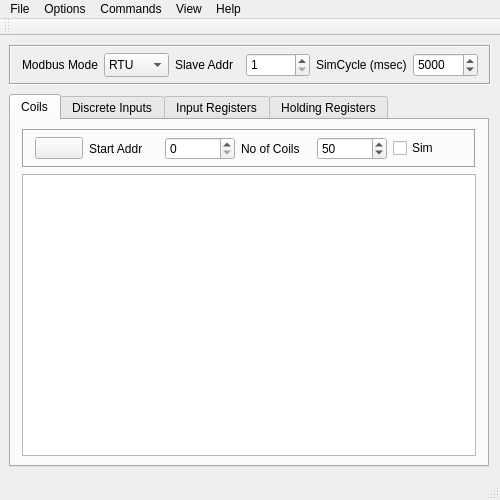
<?xml version="1.0" encoding="UTF-8"?>
<ui version="4.0">
 <class>MainWindow</class>
 <widget class="QMainWindow" name="MainWindow">
  <property name="geometry">
   <rect>
    <x>0</x>
    <y>0</y>
    <width>500</width>
    <height>500</height>
   </rect>
  </property>
  <property name="minimumSize">
   <size>
    <width>500</width>
    <height>498</height>
   </size>
  </property>
  <property name="maximumSize">
   <size>
    <width>500</width>
    <height>640</height>
   </size>
  </property>
  <property name="windowTitle">
   <string>pyModSlave</string>
  </property>
  <property name="windowIcon">
   <iconset resource="icons/pyModSlaveQt.qrc">
    <normaloff>:/img/Bus.png</normaloff>:/img/Bus.png</iconset>
  </property>
  <widget class="QWidget" name="centralWidget">
   <layout class="QVBoxLayout" name="vericallayout">
    <property name="spacing">
     <number>9</number>
    </property>
    <property name="sizeConstraint">
     <enum>QLayout::SetDefaultConstraint</enum>
    </property>
    <property name="leftMargin">
     <number>9</number>
    </property>
    <property name="topMargin">
     <number>9</number>
    </property>
    <item>
     <widget class="QFrame" name="frame_commands">
      <property name="sizePolicy">
       <sizepolicy hsizetype="Preferred" vsizetype="Preferred">
        <horstretch>0</horstretch>
        <verstretch>0</verstretch>
       </sizepolicy>
      </property>
      <property name="minimumSize">
       <size>
        <width>482</width>
        <height>40</height>
       </size>
      </property>
      <property name="maximumSize">
       <size>
        <width>482</width>
        <height>40</height>
       </size>
      </property>
      <property name="frameShape">
       <enum>QFrame::Box</enum>
      </property>
      <property name="frameShadow">
       <enum>QFrame::Sunken</enum>
      </property>
      <layout class="QHBoxLayout" name="horizontalLayout_5">
       <property name="spacing">
        <number>6</number>
       </property>
       <property name="topMargin">
        <number>6</number>
       </property>
       <property name="bottomMargin">
        <number>6</number>
       </property>
       <item>
        <widget class="QLabel" name="lblModbusMode">
         <property name="text">
          <string>Modbus Mode</string>
         </property>
         <property name="buddy">
          <cstring>cmbModbusMode</cstring>
         </property>
        </widget>
       </item>
       <item>
        <widget class="QComboBox" name="cmbModbusMode">
         <property name="minimumSize">
          <size>
           <width>0</width>
           <height>24</height>
          </size>
         </property>
         <item>
          <property name="text">
           <string>RTU</string>
          </property>
         </item>
         <item>
          <property name="text">
           <string>TCP</string>
          </property>
         </item>
        </widget>
       </item>
       <item>
        <widget class="QLabel" name="lblSlave">
         <property name="text">
          <string>Slave Addr</string>
         </property>
         <property name="buddy">
          <cstring>sbSlaveID</cstring>
         </property>
        </widget>
       </item>
       <item>
        <widget class="QSpinBox" name="sbSlaveID">
         <property name="minimumSize">
          <size>
           <width>0</width>
           <height>24</height>
          </size>
         </property>
         <property name="minimum">
          <number>1</number>
         </property>
         <property name="maximum">
          <number>247</number>
         </property>
        </widget>
       </item>
       <item>
        <widget class="QLabel" name="lblSimCycle">
         <property name="text">
          <string>SimCycle (msec)</string>
         </property>
        </widget>
       </item>
       <item>
        <widget class="QSpinBox" name="spInterval">
         <property name="minimumSize">
          <size>
           <width>0</width>
           <height>24</height>
          </size>
         </property>
         <property name="minimum">
          <number>1000</number>
         </property>
         <property name="maximum">
          <number>10000</number>
         </property>
         <property name="singleStep">
          <number>500</number>
         </property>
         <property name="value">
          <number>5000</number>
         </property>
        </widget>
       </item>
      </layout>
     </widget>
    </item>
    <item>
     <widget class="QTabWidget" name="tabIOs">
      <property name="enabled">
       <bool>true</bool>
      </property>
      <property name="sizePolicy">
       <sizepolicy hsizetype="Preferred" vsizetype="Preferred">
        <horstretch>0</horstretch>
        <verstretch>0</verstretch>
       </sizepolicy>
      </property>
      <property name="minimumSize">
       <size>
        <width>0</width>
        <height>0</height>
       </size>
      </property>
      <property name="currentIndex">
       <number>0</number>
      </property>
      <widget class="QWidget" name="tabCoils">
       <property name="sizePolicy">
        <sizepolicy hsizetype="Minimum" vsizetype="Minimum">
         <horstretch>0</horstretch>
         <verstretch>0</verstretch>
        </sizepolicy>
       </property>
       <attribute name="icon">
        <iconset resource="icons/pyModSlaveQt.qrc">
         <normaloff>:/img/DO.png</normaloff>:/img/DO.png</iconset>
       </attribute>
       <attribute name="title">
        <string>Coils</string>
       </attribute>
       <layout class="QVBoxLayout" name="verticalLayout">
        <property name="topMargin">
         <number>9</number>
        </property>
        <property name="bottomMargin">
         <number>9</number>
        </property>
        <item>
         <widget class="QFrame" name="frame">
          <property name="frameShape">
           <enum>QFrame::Box</enum>
          </property>
          <property name="frameShadow">
           <enum>QFrame::Sunken</enum>
          </property>
          <layout class="QHBoxLayout" name="horizontalLayout_6">
           <property name="topMargin">
            <number>6</number>
           </property>
           <property name="bottomMargin">
            <number>6</number>
           </property>
           <item>
            <widget class="QPushButton" name="pbResetDO">
             <property name="minimumSize">
              <size>
               <width>48</width>
               <height>0</height>
              </size>
             </property>
             <property name="maximumSize">
              <size>
               <width>48</width>
               <height>16777215</height>
              </size>
             </property>
             <property name="toolTip">
              <string>Reset</string>
             </property>
             <property name="text">
              <string/>
             </property>
             <property name="icon">
              <iconset resource="icons/pyModSlaveQt.qrc">
               <normaloff>:/img/edit-clear-16.png</normaloff>:/img/edit-clear-16.png</iconset>
             </property>
            </widget>
           </item>
           <item>
            <widget class="QLabel" name="lblCoilsStartAddr">
             <property name="text">
              <string>Start Addr</string>
             </property>
            </widget>
           </item>
           <item>
            <widget class="QSpinBox" name="sbCoilsStartAddr">
             <property name="sizePolicy">
              <sizepolicy hsizetype="Preferred" vsizetype="Fixed">
               <horstretch>0</horstretch>
               <verstretch>0</verstretch>
              </sizepolicy>
             </property>
             <property name="minimumSize">
              <size>
               <width>50</width>
               <height>0</height>
              </size>
             </property>
             <property name="maximumSize">
              <size>
               <width>75</width>
               <height>16777215</height>
              </size>
             </property>
             <property name="minimum">
              <number>0</number>
             </property>
             <property name="maximum">
              <number>65535</number>
             </property>
             <property name="singleStep">
              <number>10</number>
             </property>
             <property name="value">
              <number>0</number>
             </property>
            </widget>
           </item>
           <item>
            <widget class="QLabel" name="label">
             <property name="text">
              <string>No of Coils</string>
             </property>
            </widget>
           </item>
           <item>
            <widget class="QSpinBox" name="sbNoOfCoils">
             <property name="sizePolicy">
              <sizepolicy hsizetype="Preferred" vsizetype="Fixed">
               <horstretch>0</horstretch>
               <verstretch>0</verstretch>
              </sizepolicy>
             </property>
             <property name="minimumSize">
              <size>
               <width>50</width>
               <height>0</height>
              </size>
             </property>
             <property name="maximumSize">
              <size>
               <width>75</width>
               <height>16777215</height>
              </size>
             </property>
             <property name="minimum">
              <number>1</number>
             </property>
             <property name="maximum">
              <number>65535</number>
             </property>
             <property name="singleStep">
              <number>10</number>
             </property>
             <property name="value">
              <number>50</number>
             </property>
            </widget>
           </item>
           <item>
            <widget class="QCheckBox" name="chkSimCoils">
             <property name="text">
              <string>Sim</string>
             </property>
            </widget>
           </item>
          </layout>
         </widget>
        </item>
        <item>
         <widget class="QTableView" name="tvCoilsData">
          <property name="sizePolicy">
           <sizepolicy hsizetype="Minimum" vsizetype="MinimumExpanding">
            <horstretch>0</horstretch>
            <verstretch>0</verstretch>
           </sizepolicy>
          </property>
          <property name="minimumSize">
           <size>
            <width>450</width>
            <height>0</height>
           </size>
          </property>
          <property name="cornerButtonEnabled">
           <bool>false</bool>
          </property>
          <attribute name="horizontalHeaderVisible">
           <bool>false</bool>
          </attribute>
          <attribute name="verticalHeaderVisible">
           <bool>false</bool>
          </attribute>
         </widget>
        </item>
       </layout>
      </widget>
      <widget class="QWidget" name="tabDiscreteInputs">
       <property name="sizePolicy">
        <sizepolicy hsizetype="Minimum" vsizetype="Minimum">
         <horstretch>0</horstretch>
         <verstretch>0</verstretch>
        </sizepolicy>
       </property>
       <attribute name="icon">
        <iconset resource="icons/pyModSlaveQt.qrc">
         <normaloff>:/img/DI.png</normaloff>:/img/DI.png</iconset>
       </attribute>
       <attribute name="title">
        <string>Discrete Inputs</string>
       </attribute>
       <layout class="QVBoxLayout" name="verticalLayout_2">
        <property name="topMargin">
         <number>9</number>
        </property>
        <property name="bottomMargin">
         <number>9</number>
        </property>
        <item>
         <widget class="QFrame" name="frame_2">
          <property name="frameShape">
           <enum>QFrame::Box</enum>
          </property>
          <property name="frameShadow">
           <enum>QFrame::Sunken</enum>
          </property>
          <layout class="QHBoxLayout" name="horizontalLayout">
           <property name="topMargin">
            <number>6</number>
           </property>
           <property name="bottomMargin">
            <number>6</number>
           </property>
           <item>
            <widget class="QPushButton" name="pbResetDI">
             <property name="minimumSize">
              <size>
               <width>48</width>
               <height>0</height>
              </size>
             </property>
             <property name="maximumSize">
              <size>
               <width>48</width>
               <height>16777215</height>
              </size>
             </property>
             <property name="toolTip">
              <string>Reset</string>
             </property>
             <property name="text">
              <string/>
             </property>
             <property name="icon">
              <iconset resource="icons/pyModSlaveQt.qrc">
               <normaloff>:/img/edit-clear-16.png</normaloff>:/img/edit-clear-16.png</iconset>
             </property>
            </widget>
           </item>
           <item>
            <widget class="QLabel" name="lblDigInputsStartAddr">
             <property name="text">
              <string>Start Addr</string>
             </property>
            </widget>
           </item>
           <item>
            <widget class="QSpinBox" name="sbDigInputsstartAddr">
             <property name="sizePolicy">
              <sizepolicy hsizetype="Preferred" vsizetype="Fixed">
               <horstretch>0</horstretch>
               <verstretch>0</verstretch>
              </sizepolicy>
             </property>
             <property name="minimumSize">
              <size>
               <width>50</width>
               <height>0</height>
              </size>
             </property>
             <property name="maximumSize">
              <size>
               <width>75</width>
               <height>16777215</height>
              </size>
             </property>
             <property name="minimum">
              <number>0</number>
             </property>
             <property name="maximum">
              <number>65535</number>
             </property>
             <property name="singleStep">
              <number>10</number>
             </property>
             <property name="value">
              <number>0</number>
             </property>
            </widget>
           </item>
           <item>
            <widget class="QLabel" name="lblNoOfDigInputs">
             <property name="text">
              <string>No of Inputs</string>
             </property>
            </widget>
           </item>
           <item>
            <widget class="QSpinBox" name="sbNoOfDigInputs">
             <property name="sizePolicy">
              <sizepolicy hsizetype="Preferred" vsizetype="Fixed">
               <horstretch>0</horstretch>
               <verstretch>0</verstretch>
              </sizepolicy>
             </property>
             <property name="minimumSize">
              <size>
               <width>50</width>
               <height>0</height>
              </size>
             </property>
             <property name="maximumSize">
              <size>
               <width>75</width>
               <height>16777215</height>
              </size>
             </property>
             <property name="minimum">
              <number>1</number>
             </property>
             <property name="maximum">
              <number>65535</number>
             </property>
             <property name="singleStep">
              <number>10</number>
             </property>
             <property name="value">
              <number>50</number>
             </property>
            </widget>
           </item>
           <item>
            <widget class="QCheckBox" name="chkSimDisInputs">
             <property name="text">
              <string>Sim</string>
             </property>
            </widget>
           </item>
          </layout>
         </widget>
        </item>
        <item>
         <widget class="QTableView" name="tvDiscreteInputsData">
          <property name="enabled">
           <bool>true</bool>
          </property>
          <property name="sizePolicy">
           <sizepolicy hsizetype="Minimum" vsizetype="MinimumExpanding">
            <horstretch>0</horstretch>
            <verstretch>0</verstretch>
           </sizepolicy>
          </property>
          <property name="minimumSize">
           <size>
            <width>450</width>
            <height>0</height>
           </size>
          </property>
          <property name="maximumSize">
           <size>
            <width>16777215</width>
            <height>16777215</height>
           </size>
          </property>
          <property name="cornerButtonEnabled">
           <bool>false</bool>
          </property>
          <attribute name="horizontalHeaderVisible">
           <bool>false</bool>
          </attribute>
          <attribute name="verticalHeaderVisible">
           <bool>false</bool>
          </attribute>
         </widget>
        </item>
       </layout>
      </widget>
      <widget class="QWidget" name="tabInputRegisters">
       <property name="sizePolicy">
        <sizepolicy hsizetype="Minimum" vsizetype="Minimum">
         <horstretch>0</horstretch>
         <verstretch>0</verstretch>
        </sizepolicy>
       </property>
       <attribute name="icon">
        <iconset resource="icons/pyModSlaveQt.qrc">
         <normaloff>:/img/AI.png</normaloff>:/img/AI.png</iconset>
       </attribute>
       <attribute name="title">
        <string>Input Registers</string>
       </attribute>
       <layout class="QVBoxLayout" name="verticalLayout_6">
        <property name="topMargin">
         <number>9</number>
        </property>
        <item>
         <widget class="QFrame" name="frame_3">
          <property name="frameShape">
           <enum>QFrame::Box</enum>
          </property>
          <property name="frameShadow">
           <enum>QFrame::Sunken</enum>
          </property>
          <layout class="QHBoxLayout" name="horizontalLayout_2">
           <property name="topMargin">
            <number>6</number>
           </property>
           <property name="bottomMargin">
            <number>6</number>
           </property>
           <item>
            <widget class="QPushButton" name="pbResetAI">
             <property name="minimumSize">
              <size>
               <width>48</width>
               <height>0</height>
              </size>
             </property>
             <property name="maximumSize">
              <size>
               <width>48</width>
               <height>16777215</height>
              </size>
             </property>
             <property name="toolTip">
              <string>Reset</string>
             </property>
             <property name="text">
              <string/>
             </property>
             <property name="icon">
              <iconset resource="icons/pyModSlaveQt.qrc">
               <normaloff>:/img/edit-clear-16.png</normaloff>:/img/edit-clear-16.png</iconset>
             </property>
            </widget>
           </item>
           <item>
            <widget class="QLabel" name="lblInputRegsStartAddr">
             <property name="text">
              <string>Start Addr</string>
             </property>
            </widget>
           </item>
           <item>
            <widget class="QSpinBox" name="sbInputRegsStartAddr">
             <property name="sizePolicy">
              <sizepolicy hsizetype="Preferred" vsizetype="Fixed">
               <horstretch>0</horstretch>
               <verstretch>0</verstretch>
              </sizepolicy>
             </property>
             <property name="minimumSize">
              <size>
               <width>50</width>
               <height>0</height>
              </size>
             </property>
             <property name="maximumSize">
              <size>
               <width>75</width>
               <height>16777215</height>
              </size>
             </property>
             <property name="minimum">
              <number>0</number>
             </property>
             <property name="maximum">
              <number>65535</number>
             </property>
             <property name="singleStep">
              <number>10</number>
             </property>
             <property name="value">
              <number>0</number>
             </property>
            </widget>
           </item>
           <item>
            <widget class="QLabel" name="lblNoOfInputRegs">
             <property name="text">
              <string>No of Regs</string>
             </property>
            </widget>
           </item>
           <item>
            <widget class="QSpinBox" name="sbNoOfInputRegs">
             <property name="sizePolicy">
              <sizepolicy hsizetype="Preferred" vsizetype="Fixed">
               <horstretch>0</horstretch>
               <verstretch>0</verstretch>
              </sizepolicy>
             </property>
             <property name="minimumSize">
              <size>
               <width>50</width>
               <height>0</height>
              </size>
             </property>
             <property name="maximumSize">
              <size>
               <width>75</width>
               <height>16777215</height>
              </size>
             </property>
             <property name="minimum">
              <number>1</number>
             </property>
             <property name="maximum">
              <number>65535</number>
             </property>
             <property name="singleStep">
              <number>10</number>
             </property>
             <property name="value">
              <number>50</number>
             </property>
            </widget>
           </item>
           <item>
            <widget class="QCheckBox" name="chkSimInputRegs">
             <property name="text">
              <string>Sim</string>
             </property>
            </widget>
           </item>
           <item>
            <widget class="QComboBox" name="cmbInputRegsType">
             <property name="maxVisibleItems">
              <number>2</number>
             </property>
             <item>
              <property name="text">
               <string>Dec</string>
              </property>
             </item>
             <item>
              <property name="text">
               <string>Hex</string>
              </property>
             </item>
            </widget>
           </item>
          </layout>
         </widget>
        </item>
        <item>
         <widget class="QTableView" name="tvInputRegistersData">
          <property name="sizePolicy">
           <sizepolicy hsizetype="Minimum" vsizetype="MinimumExpanding">
            <horstretch>0</horstretch>
            <verstretch>0</verstretch>
           </sizepolicy>
          </property>
          <property name="minimumSize">
           <size>
            <width>450</width>
            <height>0</height>
           </size>
          </property>
          <property name="cornerButtonEnabled">
           <bool>false</bool>
          </property>
          <attribute name="horizontalHeaderVisible">
           <bool>false</bool>
          </attribute>
          <attribute name="verticalHeaderVisible">
           <bool>false</bool>
          </attribute>
         </widget>
        </item>
       </layout>
      </widget>
      <widget class="QWidget" name="tabHoldingRegisters">
       <property name="sizePolicy">
        <sizepolicy hsizetype="Minimum" vsizetype="Minimum">
         <horstretch>0</horstretch>
         <verstretch>0</verstretch>
        </sizepolicy>
       </property>
       <attribute name="icon">
        <iconset resource="icons/pyModSlaveQt.qrc">
         <normaloff>:/img/AO.png</normaloff>:/img/AO.png</iconset>
       </attribute>
       <attribute name="title">
        <string>Holding Registers</string>
       </attribute>
       <layout class="QVBoxLayout" name="verticalLayout_7">
        <property name="topMargin">
         <number>9</number>
        </property>
        <item>
         <widget class="QFrame" name="frame_4">
          <property name="frameShape">
           <enum>QFrame::Box</enum>
          </property>
          <property name="frameShadow">
           <enum>QFrame::Sunken</enum>
          </property>
          <layout class="QHBoxLayout" name="horizontalLayout_4">
           <property name="topMargin">
            <number>6</number>
           </property>
           <property name="bottomMargin">
            <number>6</number>
           </property>
           <item>
            <widget class="QPushButton" name="pbResetAO">
             <property name="minimumSize">
              <size>
               <width>48</width>
               <height>0</height>
              </size>
             </property>
             <property name="maximumSize">
              <size>
               <width>48</width>
               <height>16777215</height>
              </size>
             </property>
             <property name="toolTip">
              <string>Reset</string>
             </property>
             <property name="text">
              <string/>
             </property>
             <property name="icon">
              <iconset resource="icons/pyModSlaveQt.qrc">
               <normaloff>:/img/edit-clear-16.png</normaloff>:/img/edit-clear-16.png</iconset>
             </property>
            </widget>
           </item>
           <item>
            <widget class="QLabel" name="lblHoldRegsStarAddr">
             <property name="text">
              <string>Start Addr</string>
             </property>
            </widget>
           </item>
           <item>
            <widget class="QSpinBox" name="sbHoldingRegsStartAddr">
             <property name="sizePolicy">
              <sizepolicy hsizetype="Preferred" vsizetype="Fixed">
               <horstretch>0</horstretch>
               <verstretch>0</verstretch>
              </sizepolicy>
             </property>
             <property name="minimumSize">
              <size>
               <width>50</width>
               <height>0</height>
              </size>
             </property>
             <property name="maximumSize">
              <size>
               <width>75</width>
               <height>16777215</height>
              </size>
             </property>
             <property name="minimum">
              <number>0</number>
             </property>
             <property name="maximum">
              <number>65535</number>
             </property>
             <property name="singleStep">
              <number>10</number>
             </property>
             <property name="value">
              <number>0</number>
             </property>
            </widget>
           </item>
           <item>
            <widget class="QLabel" name="lblHoldRegs">
             <property name="text">
              <string>No of Regs</string>
             </property>
            </widget>
           </item>
           <item>
            <widget class="QSpinBox" name="sbNoOfHoldingRegs">
             <property name="sizePolicy">
              <sizepolicy hsizetype="Preferred" vsizetype="Fixed">
               <horstretch>0</horstretch>
               <verstretch>0</verstretch>
              </sizepolicy>
             </property>
             <property name="minimumSize">
              <size>
               <width>50</width>
               <height>0</height>
              </size>
             </property>
             <property name="maximumSize">
              <size>
               <width>75</width>
               <height>16777215</height>
              </size>
             </property>
             <property name="minimum">
              <number>1</number>
             </property>
             <property name="maximum">
              <number>65535</number>
             </property>
             <property name="singleStep">
              <number>10</number>
             </property>
             <property name="value">
              <number>50</number>
             </property>
            </widget>
           </item>
           <item>
            <widget class="QCheckBox" name="chkSimHoldRegs">
             <property name="text">
              <string>Sim</string>
             </property>
            </widget>
           </item>
           <item>
            <widget class="QComboBox" name="cmbHoldRegsType">
             <property name="maxVisibleItems">
              <number>2</number>
             </property>
             <item>
              <property name="text">
               <string>Dec</string>
              </property>
             </item>
             <item>
              <property name="text">
               <string>Hex</string>
              </property>
             </item>
            </widget>
           </item>
          </layout>
         </widget>
        </item>
        <item>
         <widget class="QTableView" name="tvHoldingRegistersData">
          <property name="sizePolicy">
           <sizepolicy hsizetype="Minimum" vsizetype="MinimumExpanding">
            <horstretch>0</horstretch>
            <verstretch>0</verstretch>
           </sizepolicy>
          </property>
          <property name="minimumSize">
           <size>
            <width>450</width>
            <height>0</height>
           </size>
          </property>
          <property name="cornerButtonEnabled">
           <bool>false</bool>
          </property>
          <attribute name="horizontalHeaderVisible">
           <bool>false</bool>
          </attribute>
          <attribute name="verticalHeaderVisible">
           <bool>false</bool>
          </attribute>
         </widget>
        </item>
       </layout>
      </widget>
     </widget>
    </item>
   </layout>
  </widget>
  <widget class="QMenuBar" name="menuBar">
   <property name="geometry">
    <rect>
     <x>0</x>
     <y>0</y>
     <width>500</width>
     <height>18</height>
    </rect>
   </property>
   <widget class="QMenu" name="menuFile">
    <property name="title">
     <string>File</string>
    </property>
    <addaction name="actionLoad_Session"/>
    <addaction name="actionSave_Session"/>
    <addaction name="separator"/>
    <addaction name="actionExit"/>
   </widget>
   <widget class="QMenu" name="menuOptions">
    <property name="title">
     <string>Options</string>
    </property>
    <addaction name="actionSerial_RTU"/>
    <addaction name="actionTCP"/>
    <addaction name="separator"/>
    <addaction name="actionSettings"/>
   </widget>
   <widget class="QMenu" name="menuHelp">
    <property name="title">
     <string>Help</string>
    </property>
    <addaction name="actionModbus_Manual"/>
    <addaction name="actionAbout"/>
   </widget>
   <widget class="QMenu" name="menuView">
    <property name="title">
     <string>View</string>
    </property>
    <addaction name="actionLog"/>
    <addaction name="actionBus_Monitor"/>
    <addaction name="actionHeaders"/>
   </widget>
   <widget class="QMenu" name="menuCommands">
    <property name="title">
     <string>Commands</string>
    </property>
    <addaction name="actionConnect"/>
    <addaction name="actionReset_Counters"/>
   </widget>
   <addaction name="menuFile"/>
   <addaction name="menuOptions"/>
   <addaction name="menuCommands"/>
   <addaction name="menuView"/>
   <addaction name="menuHelp"/>
  </widget>
  <widget class="QToolBar" name="mainToolBar">
   <attribute name="toolBarArea">
    <enum>TopToolBarArea</enum>
   </attribute>
   <attribute name="toolBarBreak">
    <bool>false</bool>
   </attribute>
  </widget>
  <widget class="QStatusBar" name="statusBar"/>
  <action name="actionExit">
   <property name="icon">
    <iconset resource="icons/pyModSlaveQt.qrc">
     <normaloff>:/img/exit-16.png</normaloff>:/img/exit-16.png</iconset>
   </property>
   <property name="text">
    <string>Exit</string>
   </property>
   <property name="iconVisibleInMenu">
    <bool>true</bool>
   </property>
  </action>
  <action name="actionSerial_RTU">
   <property name="icon">
    <iconset resource="icons/pyModSlaveQt.qrc">
     <normaloff>:/img/serial-pot-16.png</normaloff>:/img/serial-pot-16.png</iconset>
   </property>
   <property name="text">
    <string>Modbus RTU...</string>
   </property>
   <property name="iconVisibleInMenu">
    <bool>true</bool>
   </property>
  </action>
  <action name="actionTCP">
   <property name="icon">
    <iconset resource="icons/pyModSlaveQt.qrc">
     <normaloff>:/img/ethernet-port-16.png</normaloff>:/img/ethernet-port-16.png</iconset>
   </property>
   <property name="text">
    <string>Modbus TCP...</string>
   </property>
   <property name="iconVisibleInMenu">
    <bool>true</bool>
   </property>
  </action>
  <action name="actionAbout">
   <property name="icon">
    <iconset resource="icons/pyModSlaveQt.qrc">
     <normaloff>:/img/info-sign-16.png</normaloff>:/img/info-sign-16.png</iconset>
   </property>
   <property name="text">
    <string>About...</string>
   </property>
   <property name="iconVisibleInMenu">
    <bool>true</bool>
   </property>
  </action>
  <action name="actionSettings">
   <property name="icon">
    <iconset resource="icons/pyModSlaveQt.qrc">
     <normaloff>:/img/options-16.png</normaloff>:/img/options-16.png</iconset>
   </property>
   <property name="text">
    <string>Settings...</string>
   </property>
   <property name="iconVisibleInMenu">
    <bool>true</bool>
   </property>
  </action>
  <action name="actionBus_Monitor">
   <property name="icon">
    <iconset resource="icons/pyModSlaveQt.qrc">
     <normaloff>:/img/TV-16.png</normaloff>:/img/TV-16.png</iconset>
   </property>
   <property name="text">
    <string>Bus Monitor</string>
   </property>
  </action>
  <action name="actionReset_Counters">
   <property name="icon">
    <iconset resource="icons/pyModSlaveQt.qrc">
     <normaloff>:/img/reset-16.png</normaloff>:/img/reset-16.png</iconset>
   </property>
   <property name="text">
    <string>Reset Counters</string>
   </property>
  </action>
  <action name="actionLog">
   <property name="icon">
    <iconset resource="icons/pyModSlaveQt.qrc">
     <normaloff>:/img/text-x-log-16.png</normaloff>:/img/text-x-log-16.png</iconset>
   </property>
   <property name="text">
    <string>Log</string>
   </property>
  </action>
  <action name="actionModbus_Manual">
   <property name="icon">
    <iconset resource="icons/pyModSlaveQt.qrc">
     <normaloff>:/img/help-desk-icon-16.png</normaloff>:/img/help-desk-icon-16.png</iconset>
   </property>
   <property name="text">
    <string>Modbus Manual</string>
   </property>
  </action>
  <action name="actionLoad_Session">
   <property name="icon">
    <iconset resource="icons/pyModSlaveQt.qrc">
     <normaloff>:/img/document-import-16.png</normaloff>:/img/document-import-16.png</iconset>
   </property>
   <property name="text">
    <string>Load Session...</string>
   </property>
  </action>
  <action name="actionSave_Session">
   <property name="icon">
    <iconset resource="icons/pyModSlaveQt.qrc">
     <normaloff>:/img/document-export-16.png</normaloff>:/img/document-export-16.png</iconset>
   </property>
   <property name="text">
    <string>Save Session...</string>
   </property>
  </action>
  <action name="actionConnect">
   <property name="checkable">
    <bool>true</bool>
   </property>
   <property name="icon">
    <iconset resource="icons/pyModSlaveQt.qrc">
     <normaloff>:/img/plug-disconnect-16.png</normaloff>
     <normalon>:/img/plug-connect-16.png</normalon>:/img/plug-disconnect-16.png</iconset>
   </property>
   <property name="text">
    <string>Connect</string>
   </property>
  </action>
  <action name="actionHeaders">
   <property name="checkable">
    <bool>true</bool>
   </property>
   <property name="icon">
    <iconset resource="icons/pyModSlaveQt.qrc">
     <normaloff>:/img/Header16.png</normaloff>:/img/Header16.png</iconset>
   </property>
   <property name="text">
    <string>Headers</string>
   </property>
  </action>
 </widget>
 <layoutdefault spacing="6" margin="11"/>
 <resources>
  <include location="icons/pyModSlaveQt.qrc"/>
 </resources>
 <connections>
  <connection>
   <sender>actionExit</sender>
   <signal>triggered()</signal>
   <receiver>MainWindow</receiver>
   <slot>close()</slot>
   <hints>
    <hint type="sourcelabel">
     <x>-1</x>
     <y>-1</y>
    </hint>
    <hint type="destinationlabel">
     <x>199</x>
     <y>149</y>
    </hint>
   </hints>
  </connection>
 </connections>
</ui>
